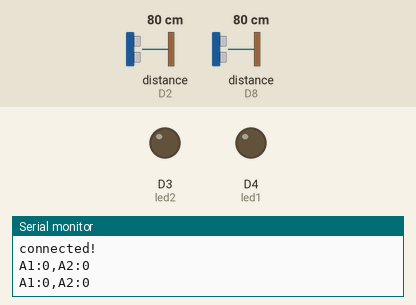
Recording of a sketch running on a simulated ESP8266 (NodeMCU). On the bench: output pins drawn as LEDs (lit = HIGH), the last lines printed to the serial monitor. Wiring (inferred from the names in the program): 2 × ultrasonic range finder: trigger D1, echo D2 / trigger D7, echo D8. Inputs (shaded band) come from the test bench; at power-on: distance to the obstacle (sensors on D2, D8) 80 cm. The echo pulse lasts 58.3 µs per cm; WiFi joins after 1.5 s; servers stay silent unless stated; no MQTT or app messages arrive unless stated; pins used as bus, display or sensor lines are not drawn.

Above: at 4.7 s.
4.8 s: distance to the obstacle (sensor on D2) set to 13 cm
6.7 s: distance to the obstacle (sensor on D2) set to 10 cm
At 8.3 s:
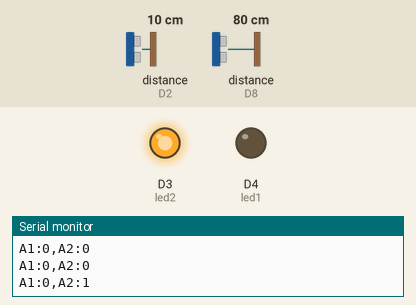
9.1 s: distance to the obstacle (sensor on D8) set to 13 cm
10.8 s: distance to the obstacle (sensor on D8) set to 10 cm
At 11.9 s:
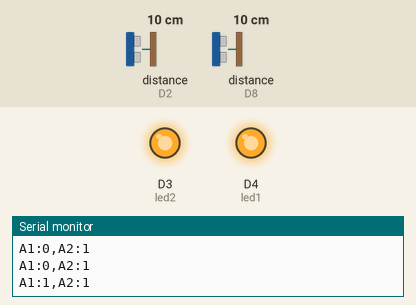
13.1 s: distance to the obstacle (sensor on D2) set to 18 cm
At 14.8 s:
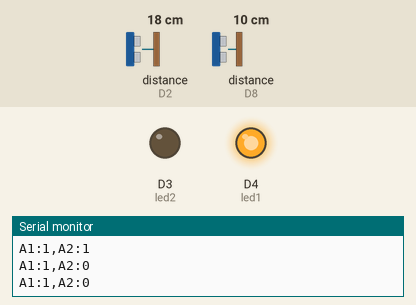
15.1 s: distance to the obstacle (sensor on D2) set to 2 cm
At 16.5 s:
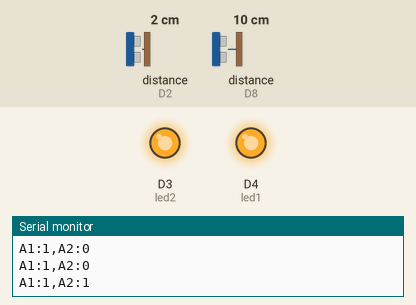
Timing chart, 0 to 18.1 s (numbered marks = the images above; inputs shaded):
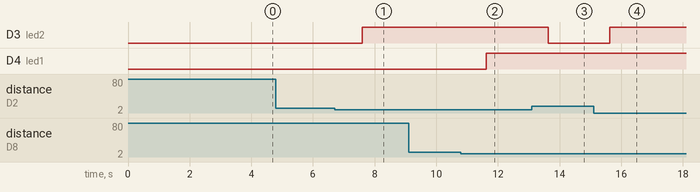

Measured:
- the behaviour switches between 12 and 11 cm on distance to the obstacle (sensor on D2) (found by bisection; images 0 and 1)
- the behaviour switches between 12 and 11 cm on distance to the obstacle (sensor on D8) (found by bisection; images 1 and 2)
- after the input at 6.7 s, D3 (led2): LOW → HIGH after 0.91 s
- after the input at 10.8 s, D4 (led1): LOW → HIGH after 0.82 s
- after the input at 13.1 s, D3 (led2): HIGH → LOW after 0.53 s
- after the input at 15.1 s, D3 (led2): LOW → HIGH after 0.53 s

The sketch:

SmartCarParkingSystem_nodemcu1.ino
```cpp
#include <ESP8266WiFi.h>
#include <MQTT.h>

WiFiClient WiFiclient;
MQTTClient client;
const char* ssid     = "Priyam_SCPS";
const char* password = "priyam123456";
const char* mqtt_host = "192.168.43.4";
const int trigPin1 = D7;
const int echoPin1 = D8;
const int trigPin2 = D1;
const int echoPin2 = D2;
const int led1 = 2;
const int led2 = 0;
String state_1;
String state_2;
String final_state;
long duration;
int distance;

void setup() {
pinMode(trigPin1, OUTPUT);
pinMode(echoPin1, INPUT);
pinMode(trigPin2, OUTPUT);
pinMode(echoPin2, INPUT);
pinMode(led1, OUTPUT);
pinMode(led2, OUTPUT);
Serial.begin(115200);
delay(10);
Serial.println();
Serial.println();
Serial.print("Connecting to ");
Serial.println(ssid);

WiFi.begin(ssid, password);
while (WiFi.status() != WL_CONNECTED) {
  delay(500);
  Serial.print(".");
 }

Serial.println("");
Serial.println("WiFi connected");
Serial.println("IP address: ");
Serial.println(WiFi.localIP());
delay(2000);

Serial.print("connecting to MQTT broker...");
client.begin(mqtt_host, WiFiclient);
connect();
}

void connect() {
 while (!client.connect("nodemcu 1")) {
   Serial.print(".");
 }
Serial.println("\nconnected!");
}

void loop() {

//Checking the connection
client.loop();
if(!client.connected())
{
  connect();
}

//Getting state from ultrasonic - 1
digitalWrite(trigPin1, LOW);
delayMicroseconds(2);
digitalWrite(trigPin1, HIGH);
delayMicroseconds(10);
digitalWrite(trigPin1, LOW);
duration = pulseIn(echoPin1, HIGH);
distance= duration*0.034/2;
if(distance<=10)
{
  state_1="1";
  digitalWrite(led1, HIGH);
  }
else {
  state_1="0";
  digitalWrite(led1, LOW);
  }

//Getting state from ultrasonic - 2
digitalWrite(trigPin2, LOW);
delayMicroseconds(2);
digitalWrite(trigPin2, HIGH);
delayMicroseconds(10);
digitalWrite(trigPin2, LOW);
duration = pulseIn(echoPin2, HIGH);
distance= duration*0.034/2;
if(distance<=10)
{
  state_2="1";
  digitalWrite(led2, HIGH);
  }
  else {
    state_2="0";
    digitalWrite(led2, LOW);
    }

final_state = "A1:"+state_1+",A2:"+state_2;
Serial.println(final_state);
client.publish("/node1/data", final_state);
delay(1000);

}
```
